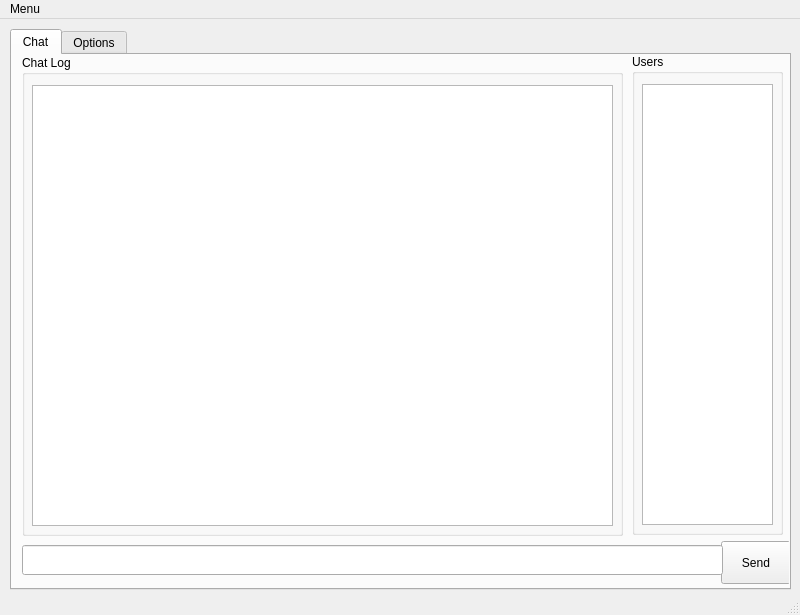
<?xml version="1.0" encoding="UTF-8"?>
<ui version="4.0">
 <class>clientgui</class>
 <widget class="QMainWindow" name="clientgui">
  <property name="geometry">
   <rect>
    <x>0</x>
    <y>0</y>
    <width>800</width>
    <height>615</height>
   </rect>
  </property>
  <property name="windowTitle">
   <string>MainWindow</string>
  </property>
  <widget class="QWidget" name="centralwidget">
   <widget class="QTabWidget" name="twOptions">
    <property name="geometry">
     <rect>
      <x>10</x>
      <y>10</y>
      <width>781</width>
      <height>561</height>
     </rect>
    </property>
    <property name="currentIndex">
     <number>0</number>
    </property>
    <widget class="QWidget" name="tabChat">
     <attribute name="title">
      <string>Chat</string>
     </attribute>
     <widget class="QPushButton" name="pbSend">
      <property name="geometry">
       <rect>
        <x>709</x>
        <y>486</y>
        <width>70</width>
        <height>43</height>
       </rect>
      </property>
      <property name="text">
       <string>Send</string>
      </property>
      <property name="shortcut">
       <string>Return</string>
      </property>
      <property name="autoDefault">
       <bool>false</bool>
      </property>
      <property name="default">
       <bool>false</bool>
      </property>
     </widget>
     <widget class="QLineEdit" name="leMessage">
      <property name="geometry">
       <rect>
        <x>10</x>
        <y>490</y>
        <width>701</width>
        <height>30</height>
       </rect>
      </property>
     </widget>
     <widget class="QGroupBox" name="groupBox">
      <property name="geometry">
       <rect>
        <x>620</x>
        <y>-1</y>
        <width>151</width>
        <height>481</height>
       </rect>
      </property>
      <property name="title">
       <string>Users</string>
      </property>
      <widget class="QListWidget" name="qlwUsers">
       <property name="geometry">
        <rect>
         <x>10</x>
         <y>30</y>
         <width>131</width>
         <height>441</height>
        </rect>
       </property>
      </widget>
     </widget>
     <widget class="QGroupBox" name="groupBox_2">
      <property name="geometry">
       <rect>
        <x>10</x>
        <y>0</y>
        <width>601</width>
        <height>481</height>
       </rect>
      </property>
      <property name="title">
       <string>Chat Log</string>
      </property>
      <widget class="QTextEdit" name="teChatLog">
       <property name="geometry">
        <rect>
         <x>10</x>
         <y>30</y>
         <width>581</width>
         <height>441</height>
        </rect>
       </property>
       <property name="readOnly">
        <bool>true</bool>
       </property>
      </widget>
     </widget>
    </widget>
    <widget class="QWidget" name="tabOptions">
     <attribute name="title">
      <string>Options</string>
     </attribute>
     <widget class="QLineEdit" name="leUsername">
      <property name="geometry">
       <rect>
        <x>100</x>
        <y>30</y>
        <width>261</width>
        <height>22</height>
       </rect>
      </property>
      <property name="text">
       <string>absolution</string>
      </property>
     </widget>
     <widget class="QLineEdit" name="leServerIP">
      <property name="geometry">
       <rect>
        <x>100</x>
        <y>60</y>
        <width>261</width>
        <height>22</height>
       </rect>
      </property>
      <property name="text">
       <string>localhost</string>
      </property>
     </widget>
     <widget class="QLineEdit" name="leServerPort">
      <property name="geometry">
       <rect>
        <x>100</x>
        <y>90</y>
        <width>261</width>
        <height>22</height>
       </rect>
      </property>
      <property name="text">
       <string>8192</string>
      </property>
     </widget>
     <widget class="QLabel" name="label">
      <property name="geometry">
       <rect>
        <x>20</x>
        <y>30</y>
        <width>71</width>
        <height>16</height>
       </rect>
      </property>
      <property name="text">
       <string>Username:</string>
      </property>
     </widget>
     <widget class="QLabel" name="label_2">
      <property name="geometry">
       <rect>
        <x>20</x>
        <y>60</y>
        <width>62</width>
        <height>16</height>
       </rect>
      </property>
      <property name="text">
       <string>Server IP:</string>
      </property>
     </widget>
     <widget class="QLabel" name="label_3">
      <property name="geometry">
       <rect>
        <x>20</x>
        <y>90</y>
        <width>41</width>
        <height>16</height>
       </rect>
      </property>
      <property name="text">
       <string>Port:</string>
      </property>
     </widget>
     <widget class="QPushButton" name="pbConnect">
      <property name="geometry">
       <rect>
        <x>250</x>
        <y>120</y>
        <width>114</width>
        <height>32</height>
       </rect>
      </property>
      <property name="text">
       <string>Connect</string>
      </property>
     </widget>
     <widget class="QPushButton" name="pbExit">
      <property name="geometry">
       <rect>
        <x>140</x>
        <y>120</y>
        <width>114</width>
        <height>32</height>
       </rect>
      </property>
      <property name="text">
       <string>Exit</string>
      </property>
     </widget>
     <widget class="QPushButton" name="pbDisconnect">
      <property name="geometry">
       <rect>
        <x>250</x>
        <y>150</y>
        <width>114</width>
        <height>32</height>
       </rect>
      </property>
      <property name="text">
       <string>Disconnect</string>
      </property>
     </widget>
    </widget>
   </widget>
  </widget>
  <widget class="QMenuBar" name="menubar">
   <property name="geometry">
    <rect>
     <x>0</x>
     <y>0</y>
     <width>800</width>
     <height>22</height>
    </rect>
   </property>
   <widget class="QMenu" name="menuMenu">
    <property name="title">
     <string>Menu</string>
    </property>
    <addaction name="menuConnect"/>
    <addaction name="menuDisconnect"/>
    <addaction name="separator"/>
    <addaction name="menuQuit"/>
   </widget>
   <addaction name="menuMenu"/>
  </widget>
  <widget class="QStatusBar" name="statusbar"/>
  <action name="menuConnect">
   <property name="text">
    <string>Connect...</string>
   </property>
  </action>
  <action name="menuDisconnect">
   <property name="text">
    <string>Disconnect...</string>
   </property>
  </action>
  <action name="actioQuit">
   <property name="text">
    <string>Quit</string>
   </property>
  </action>
  <action name="menuQuit">
   <property name="text">
    <string>Bye</string>
   </property>
  </action>
  <action name="actionTest">
   <property name="text">
    <string>test</string>
   </property>
  </action>
 </widget>
 <resources/>
 <connections/>
</ui>
